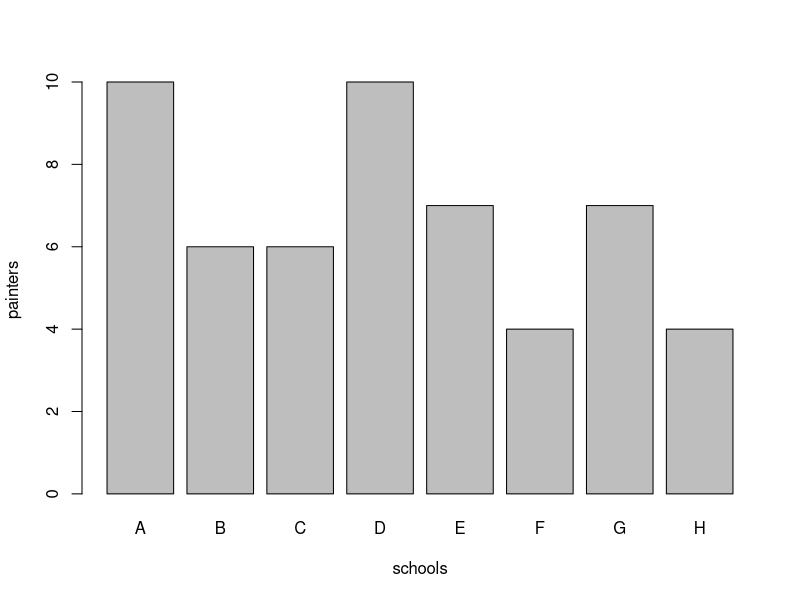
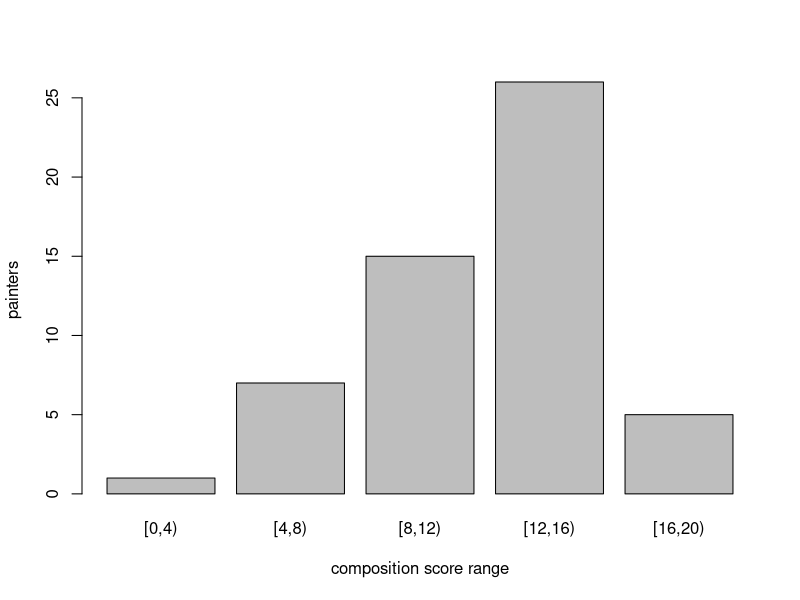
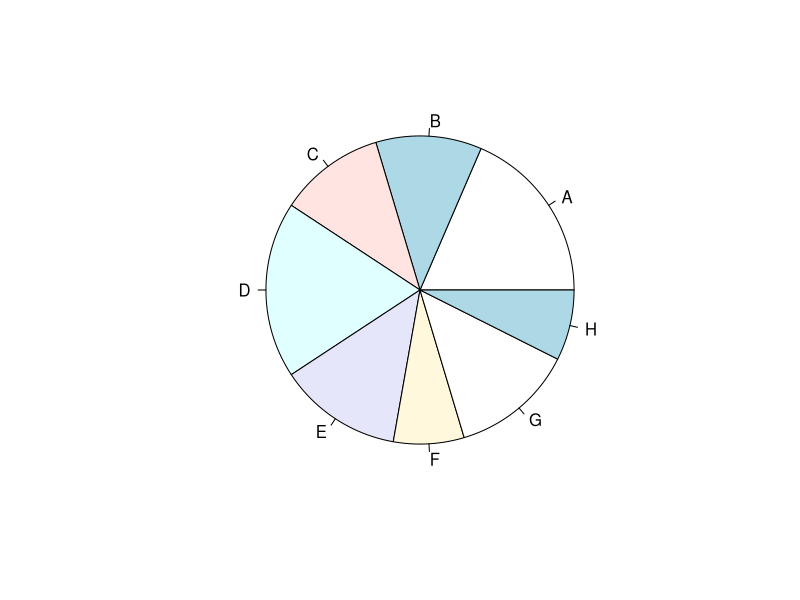
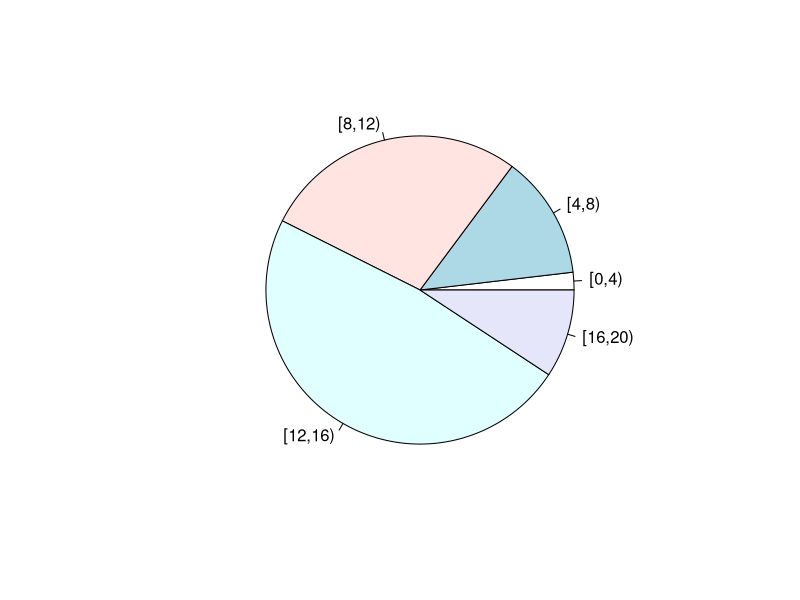

These charts were generated, in order, by the following R code:
  library(MASS)
  painters
  school=painters$School
  school.freq=table(school)
  school.freq
  
  composition=painters$Composition
  range(composition)
  intervals=seq(0,20,by=4)
  intervals
  composition.cut=cut(composition,intervals,right=FALSE)
  composition.freq=table(composition.cut)
  composition.freq

  maxP=max(school.freq)
  school.freq[which(school.freq==maxP)]

  school.prop=school.freq/sum(school.freq)
  school.prop
  
  composition.relfreq = composition.freq / nrow(painters) 
  composition.relfreq
  
  barplot(school.freq,xlab="schools",ylab="painters")
  
  barplot(composition.freq,xlab="composition score range",ylab="painters")
  
  pie(school.freq)
  
  pie(composition.freq)
  
  meanC=mean(composition)
  meanC
  